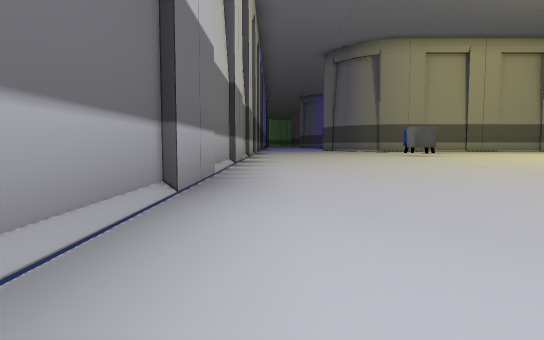
View 1 (above)

23 first-person views from a walk through a Unity game level. The camera is 0.26 m above the floor, tilts 4° down and sees 75° across. Doors are open. The floor is counted in squares, 1 m on a side. Each view is taken from the middle of a square. On the plan, view 1 faces up. The plan holds only what a view shows up to about 9 squares ahead; the rest is blank. The place goes on beyond the plan. Some surface patterns are stand-ins.

View 2
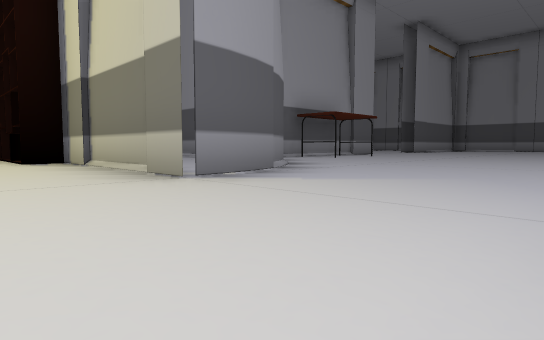

View 3
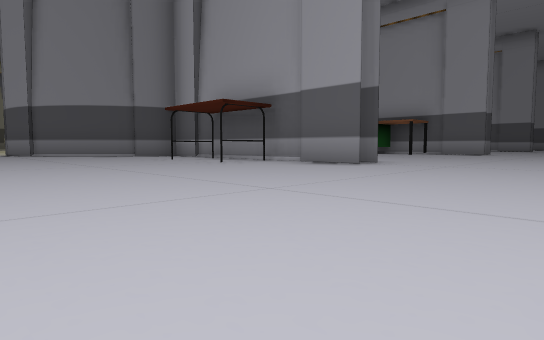

View 4
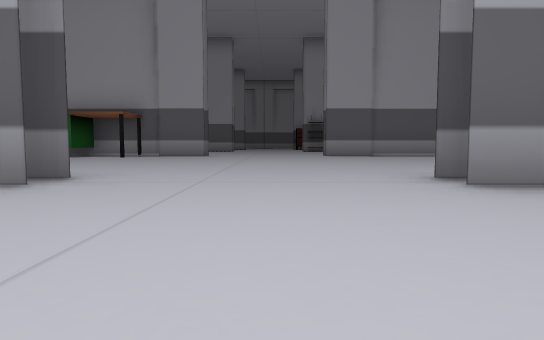

View 5
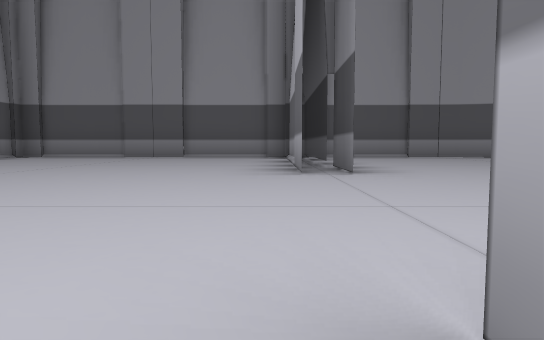

View 6
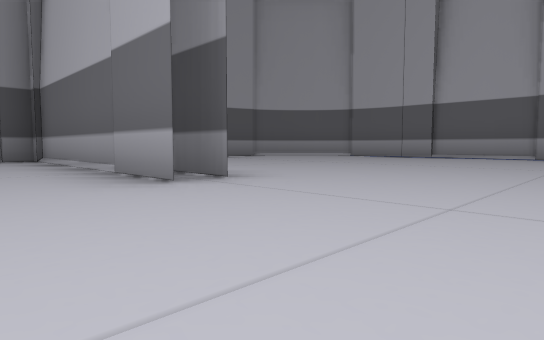

View 7
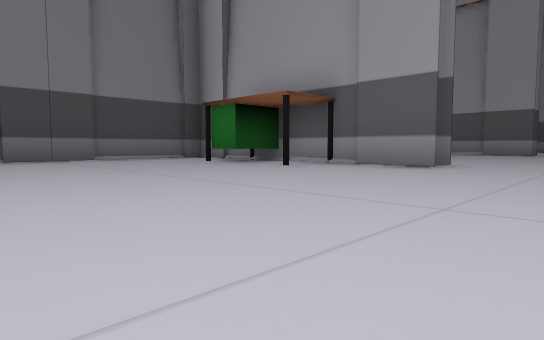

View 8
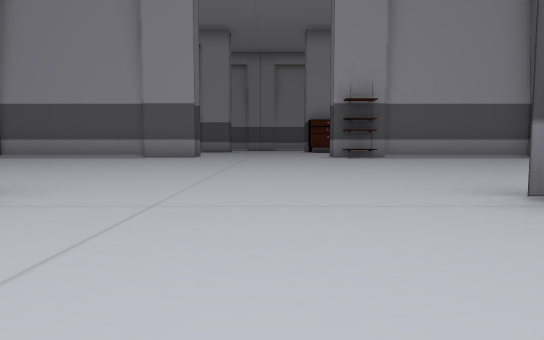

View 9
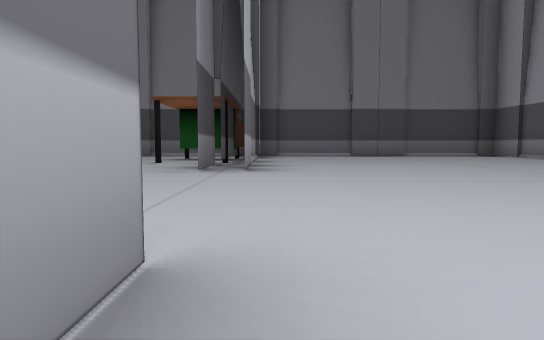

View 10
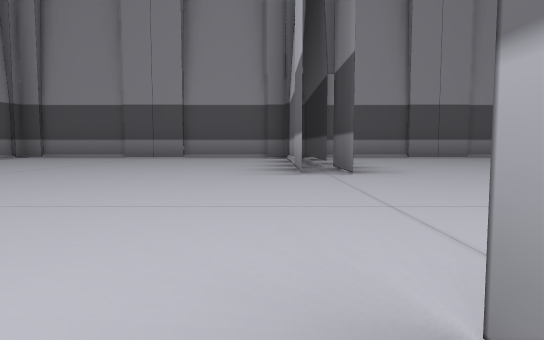

View 11
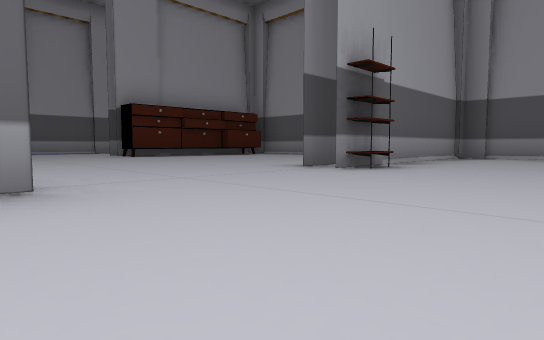

View 12
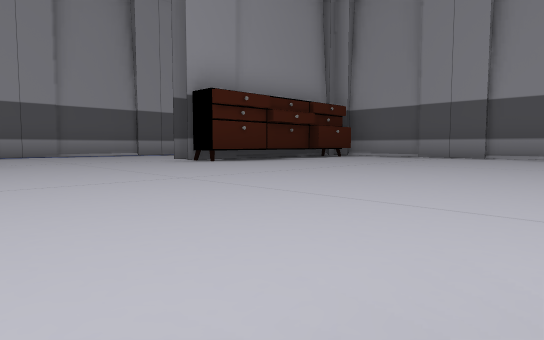

View 13
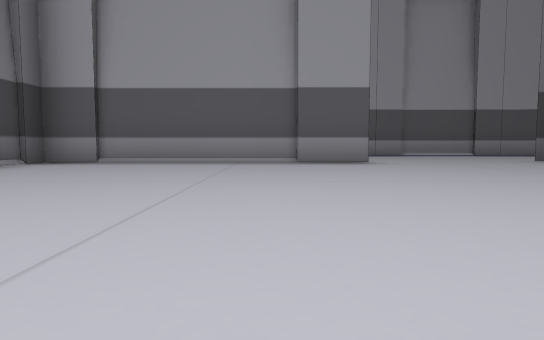

View 14
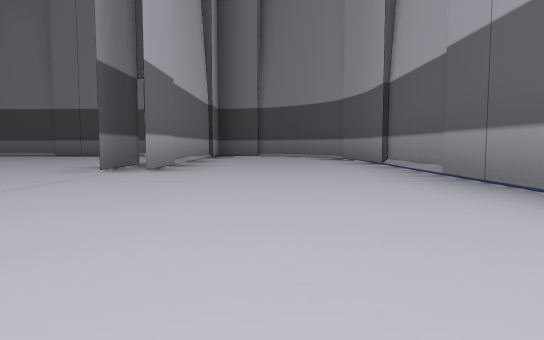

View 15
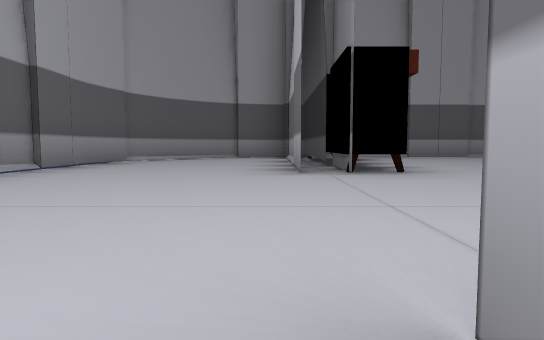

View 16
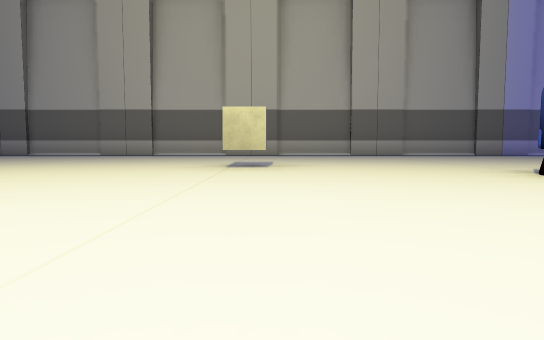

View 17
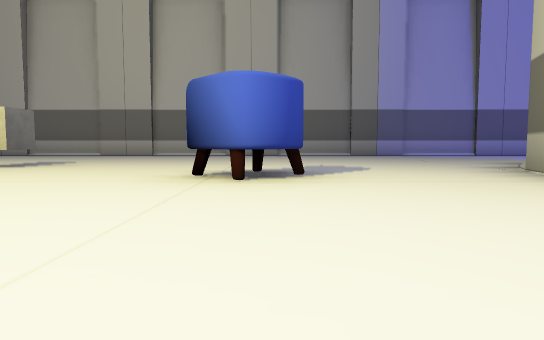

View 18
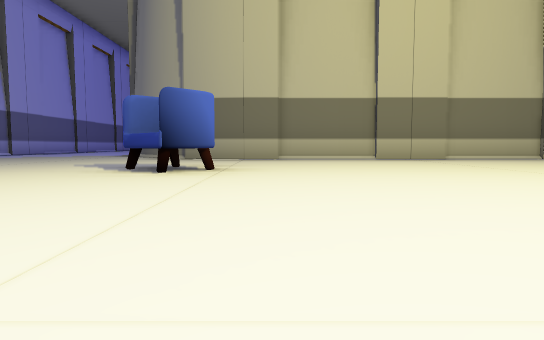

View 19
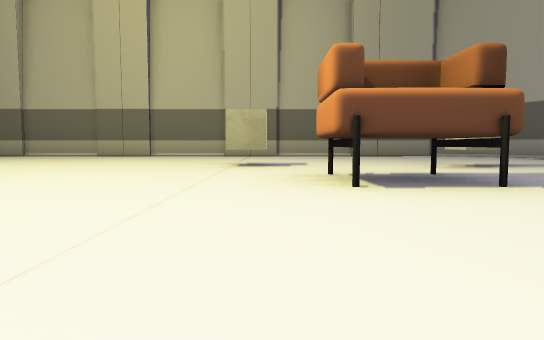

View 20
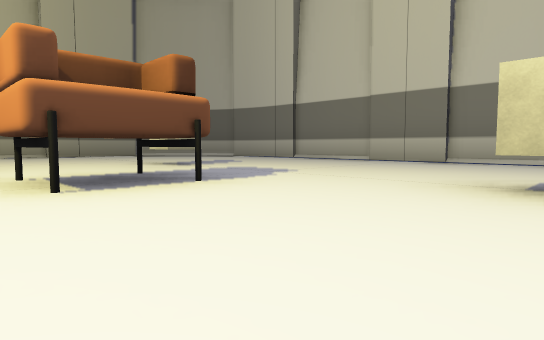

View 21
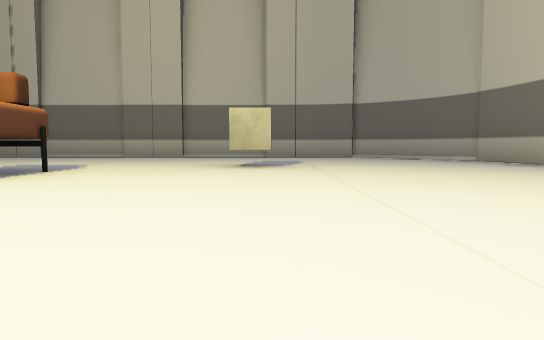

View 22
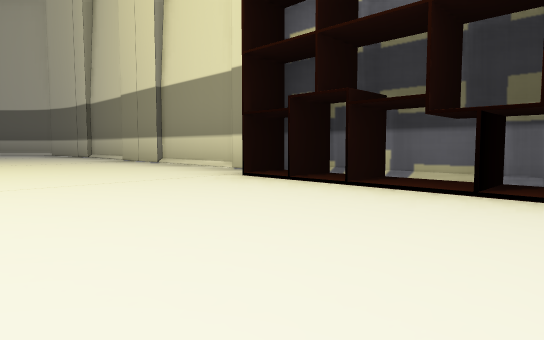

View 23
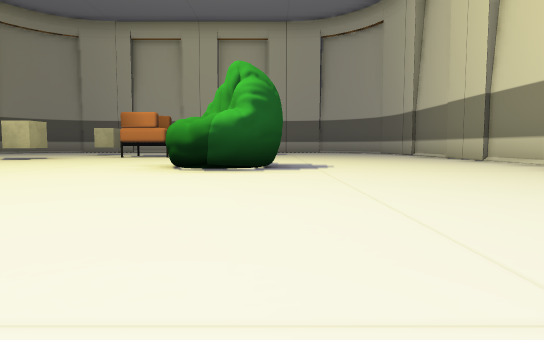

### Floor plan
Key: @ floor where view 1 was taken; # wall or solid block; . floor; D open door; O other object.
Columns run from 1 left of view 1 to 27 right of it. Each row starts with its distance up from view 1.
 18 #.
 17 #DDD#
 16 #...##
 15 #....#############
 14 #................##
 13 #.................##
 12 #.....O............#
 11 #............O.....#
 10 #..............O...#
  9 #....O........O....#
  8 #..................#
  7 #.........#........#
  6 #.........#....O...#
  5 #..... ............#
  4 #....  ............#
  3 #......OOO........#
  2 #DDD###############
  1 #...##
  0  @...######################
 -1   ....#  ...#.....# ....#.##
 -2   ....O  ...O.....#  ...#..##
 -3   ....#  ...O.....# ....#...#
 -4   ....O ....#.....#.....#...#
 -5   ....#.....#.....#.....#...#
 -6   ....DD....DD....DD....DD..#
 -7 #.....DD....DD....DD....DD..#
 -8 #.....DD....DD....DD....DD..#
 -9 #.....#.....#.....O.....O...#
-10 #.....#.....#.....# ....O...#
-11 #.....#.....#.....# ....O...#
-12  #....#.....#.....# ....#..##
-13   ##########################

Where each view was taken, in squares from view 1:
view 1: 0 up, 0 right, facing up
view 2: 4 up, 0 right, facing down-right
view 3: 8 down, 1 right, facing up-right
view 4: 7 down, 3 right, facing right
view 5: 5 down, 6 right, facing down
view 6: 6 down, 7 right, facing down-left
view 7: 7 down, 7 right, facing up-right
view 8: 7 down, 10 right, facing right
view 9: 9 down, 12 right, facing up
view 10: 5 down, 12 right, facing down
view 11: 5 down, 15 right, facing down-right
view 12: 5 down, 18 right, facing down-right
view 13: 4 down, 18 right, facing right
view 14: 9 down, 25 right, facing up
view 15: 5 down, 24 right, facing down
view 16: 9 up, 8 right, facing left
view 17: 12 up, 8 right, facing left
view 18: 8 up, 6 right, facing up
view 19: 6 up, 12 right, facing up
view 20: 6 up, 12 right, facing up-right
view 21: 6 up, 10 right, facing right
view 22: 5 up, 6 right, facing down-right
view 23: 6 up, 5 right, facing right
